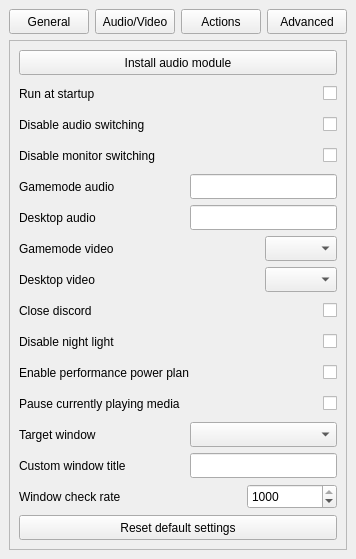
<?xml version="1.0" encoding="UTF-8"?>
<ui version="4.0">
 <class>Configurator</class>
 <widget class="QMainWindow" name="Configurator">
  <property name="geometry">
   <rect>
    <x>0</x>
    <y>0</y>
    <width>356</width>
    <height>559</height>
   </rect>
  </property>
  <property name="sizePolicy">
   <sizepolicy hsizetype="Preferred" vsizetype="Preferred">
    <horstretch>0</horstretch>
    <verstretch>0</verstretch>
   </sizepolicy>
  </property>
  <property name="minimumSize">
   <size>
    <width>0</width>
    <height>0</height>
   </size>
  </property>
  <property name="windowTitle">
   <string>BigPictureTV - Settings</string>
  </property>
  <widget class="QWidget" name="centralwidget">
   <layout class="QGridLayout" name="gridLayout_2" columnstretch="0,0,0,0">
    <property name="spacing">
     <number>6</number>
    </property>
    <item row="0" column="2">
     <widget class="QPushButton" name="actionsButton">
      <property name="minimumSize">
       <size>
        <width>0</width>
        <height>25</height>
       </size>
      </property>
      <property name="text">
       <string>Actions</string>
      </property>
      <property name="checkable">
       <bool>false</bool>
      </property>
     </widget>
    </item>
    <item row="0" column="0">
     <widget class="QPushButton" name="generalButton">
      <property name="minimumSize">
       <size>
        <width>0</width>
        <height>25</height>
       </size>
      </property>
      <property name="text">
       <string>General</string>
      </property>
      <property name="checkable">
       <bool>false</bool>
      </property>
      <property name="checked">
       <bool>false</bool>
      </property>
     </widget>
    </item>
    <item row="0" column="1">
     <widget class="QPushButton" name="avButton">
      <property name="minimumSize">
       <size>
        <width>0</width>
        <height>25</height>
       </size>
      </property>
      <property name="text">
       <string>Audio/Video</string>
      </property>
      <property name="checkable">
       <bool>false</bool>
      </property>
     </widget>
    </item>
    <item row="0" column="3">
     <widget class="QPushButton" name="advancedButton">
      <property name="minimumSize">
       <size>
        <width>0</width>
        <height>25</height>
       </size>
      </property>
      <property name="text">
       <string>Advanced</string>
      </property>
      <property name="checkable">
       <bool>false</bool>
      </property>
     </widget>
    </item>
    <item row="1" column="0" colspan="4">
     <widget class="QFrame" name="frame">
      <property name="frameShape">
       <enum>QFrame::Shape::StyledPanel</enum>
      </property>
      <property name="frameShadow">
       <enum>QFrame::Shadow::Raised</enum>
      </property>
      <layout class="QGridLayout" name="gridLayout">
       <property name="sizeConstraint">
        <enum>QLayout::SizeConstraint::SetMinimumSize</enum>
       </property>
       <item row="2" column="0">
        <widget class="QFrame" name="actionsFrame">
         <property name="frameShape">
          <enum>QFrame::Shape::NoFrame</enum>
         </property>
         <property name="frameShadow">
          <enum>QFrame::Shadow::Raised</enum>
         </property>
         <layout class="QGridLayout" name="gridLayout_10">
          <property name="leftMargin">
           <number>0</number>
          </property>
          <property name="topMargin">
           <number>0</number>
          </property>
          <property name="rightMargin">
           <number>0</number>
          </property>
          <property name="bottomMargin">
           <number>0</number>
          </property>
          <property name="spacing">
           <number>6</number>
          </property>
          <item row="1" column="0">
           <widget class="QLabel" name="disableNightLightLabel">
            <property name="minimumSize">
             <size>
              <width>0</width>
              <height>25</height>
             </size>
            </property>
            <property name="toolTip">
             <string>Will revert to previous night light state</string>
            </property>
            <property name="text">
             <string>Disable night light</string>
            </property>
           </widget>
          </item>
          <item row="3" column="1">
           <widget class="QCheckBox" name="pauseMediaAction">
            <property name="minimumSize">
             <size>
              <width>0</width>
              <height>25</height>
             </size>
            </property>
            <property name="layoutDirection">
             <enum>Qt::LayoutDirection::RightToLeft</enum>
            </property>
            <property name="text">
             <string/>
            </property>
           </widget>
          </item>
          <item row="2" column="0">
           <widget class="QLabel" name="gamemodePowerPlanLabel">
            <property name="minimumSize">
             <size>
              <width>0</width>
              <height>25</height>
             </size>
            </property>
            <property name="toolTip">
             <string>Will revert to previously set power plan</string>
            </property>
            <property name="text">
             <string>Enable performance power plan</string>
            </property>
           </widget>
          </item>
          <item row="3" column="0">
           <widget class="QLabel" name="label_4">
            <property name="minimumSize">
             <size>
              <width>0</width>
              <height>25</height>
             </size>
            </property>
            <property name="text">
             <string>Pause currently playing media</string>
            </property>
           </widget>
          </item>
          <item row="2" column="1">
           <widget class="QCheckBox" name="enablePerformancePowerPlan">
            <property name="minimumSize">
             <size>
              <width>0</width>
              <height>25</height>
             </size>
            </property>
            <property name="layoutDirection">
             <enum>Qt::LayoutDirection::RightToLeft</enum>
            </property>
            <property name="text">
             <string/>
            </property>
           </widget>
          </item>
          <item row="0" column="0">
           <widget class="QLabel" name="CloseDiscordLabel">
            <property name="minimumSize">
             <size>
              <width>0</width>
              <height>25</height>
             </size>
            </property>
            <property name="toolTip">
             <string>Will reopen discord in desktop mode</string>
            </property>
            <property name="text">
             <string>Close discord</string>
            </property>
           </widget>
          </item>
          <item row="1" column="1">
           <widget class="QCheckBox" name="disableNightLightCheckBox">
            <property name="minimumSize">
             <size>
              <width>0</width>
              <height>25</height>
             </size>
            </property>
            <property name="layoutDirection">
             <enum>Qt::LayoutDirection::RightToLeft</enum>
            </property>
            <property name="text">
             <string/>
            </property>
           </widget>
          </item>
          <item row="0" column="1">
           <widget class="QCheckBox" name="closeDiscordCheckBox">
            <property name="minimumSize">
             <size>
              <width>0</width>
              <height>25</height>
             </size>
            </property>
            <property name="layoutDirection">
             <enum>Qt::LayoutDirection::RightToLeft</enum>
            </property>
            <property name="text">
             <string/>
            </property>
           </widget>
          </item>
         </layout>
        </widget>
       </item>
       <item row="3" column="0">
        <widget class="QFrame" name="advancedFrame">
         <property name="frameShape">
          <enum>QFrame::Shape::NoFrame</enum>
         </property>
         <property name="frameShadow">
          <enum>QFrame::Shadow::Raised</enum>
         </property>
         <layout class="QGridLayout" name="gridLayout_11">
          <property name="leftMargin">
           <number>0</number>
          </property>
          <property name="topMargin">
           <number>0</number>
          </property>
          <property name="rightMargin">
           <number>0</number>
          </property>
          <property name="bottomMargin">
           <number>0</number>
          </property>
          <property name="spacing">
           <number>6</number>
          </property>
          <item row="2" column="3">
           <widget class="QSpinBox" name="checkrateSpinBox">
            <property name="minimumSize">
             <size>
              <width>90</width>
              <height>25</height>
             </size>
            </property>
            <property name="frame">
             <bool>true</bool>
            </property>
            <property name="minimum">
             <number>100</number>
            </property>
            <property name="maximum">
             <number>1000</number>
            </property>
            <property name="singleStep">
             <number>100</number>
            </property>
            <property name="value">
             <number>1000</number>
            </property>
           </widget>
          </item>
          <item row="3" column="0" colspan="4">
           <widget class="QPushButton" name="resetSettingsButton">
            <property name="minimumSize">
             <size>
              <width>0</width>
              <height>25</height>
             </size>
            </property>
            <property name="text">
             <string>Reset default settings</string>
            </property>
           </widget>
          </item>
          <item row="0" column="2" colspan="2">
           <widget class="QComboBox" name="targetWindowComboBox">
            <property name="minimumSize">
             <size>
              <width>0</width>
              <height>25</height>
             </size>
            </property>
           </widget>
          </item>
          <item row="2" column="0">
           <widget class="QLabel" name="checkrateLabel">
            <property name="minimumSize">
             <size>
              <width>0</width>
              <height>25</height>
             </size>
            </property>
            <property name="text">
             <string>Window check rate</string>
            </property>
           </widget>
          </item>
          <item row="0" column="0">
           <widget class="QLabel" name="targetWindowLabel">
            <property name="minimumSize">
             <size>
              <width>0</width>
              <height>25</height>
             </size>
            </property>
            <property name="text">
             <string>Target window</string>
            </property>
           </widget>
          </item>
          <item row="1" column="0">
           <widget class="QLabel" name="customWindowLabel">
            <property name="minimumSize">
             <size>
              <width>0</width>
              <height>25</height>
             </size>
            </property>
            <property name="text">
             <string>Custom window title</string>
            </property>
           </widget>
          </item>
          <item row="2" column="2">
           <spacer name="horizontalSpacer">
            <property name="minimumSize">
             <size>
              <width>0</width>
              <height>25</height>
             </size>
            </property>
            <property name="orientation">
             <enum>Qt::Orientation::Horizontal</enum>
            </property>
            <property name="sizeHint" stdset="0">
             <size>
              <width>40</width>
              <height>20</height>
             </size>
            </property>
           </spacer>
          </item>
          <item row="1" column="2" colspan="2">
           <widget class="QLineEdit" name="customWindowLineEdit">
            <property name="minimumSize">
             <size>
              <width>0</width>
              <height>25</height>
             </size>
            </property>
           </widget>
          </item>
          <item row="0" column="1">
           <spacer name="horizontalSpacer_4">
            <property name="orientation">
             <enum>Qt::Orientation::Horizontal</enum>
            </property>
            <property name="sizeHint" stdset="0">
             <size>
              <width>40</width>
              <height>20</height>
             </size>
            </property>
           </spacer>
          </item>
         </layout>
        </widget>
       </item>
       <item row="0" column="0">
        <widget class="QFrame" name="generalFrame">
         <property name="frameShape">
          <enum>QFrame::Shape::NoFrame</enum>
         </property>
         <property name="frameShadow">
          <enum>QFrame::Shadow::Raised</enum>
         </property>
         <layout class="QGridLayout" name="gridLayout_6">
          <property name="leftMargin">
           <number>0</number>
          </property>
          <property name="topMargin">
           <number>0</number>
          </property>
          <property name="rightMargin">
           <number>0</number>
          </property>
          <property name="bottomMargin">
           <number>0</number>
          </property>
          <property name="spacing">
           <number>6</number>
          </property>
          <item row="0" column="0" colspan="2">
           <widget class="QPushButton" name="installAudioButton">
            <property name="minimumSize">
             <size>
              <width>0</width>
              <height>25</height>
             </size>
            </property>
            <property name="text">
             <string>Install audio module</string>
            </property>
           </widget>
          </item>
          <item row="1" column="0">
           <widget class="QLabel" name="startupLabel">
            <property name="minimumSize">
             <size>
              <width>0</width>
              <height>25</height>
             </size>
            </property>
            <property name="text">
             <string>Run at startup</string>
            </property>
           </widget>
          </item>
          <item row="1" column="1">
           <widget class="QCheckBox" name="startupCheckBox">
            <property name="minimumSize">
             <size>
              <width>0</width>
              <height>25</height>
             </size>
            </property>
            <property name="layoutDirection">
             <enum>Qt::LayoutDirection::RightToLeft</enum>
            </property>
            <property name="text">
             <string/>
            </property>
           </widget>
          </item>
          <item row="2" column="0">
           <widget class="QLabel" name="disableAudioLabel">
            <property name="minimumSize">
             <size>
              <width>0</width>
              <height>25</height>
             </size>
            </property>
            <property name="text">
             <string>Disable audio switching</string>
            </property>
           </widget>
          </item>
          <item row="2" column="1">
           <widget class="QCheckBox" name="disableAudioCheckBox">
            <property name="minimumSize">
             <size>
              <width>0</width>
              <height>25</height>
             </size>
            </property>
            <property name="layoutDirection">
             <enum>Qt::LayoutDirection::RightToLeft</enum>
            </property>
            <property name="text">
             <string/>
            </property>
           </widget>
          </item>
          <item row="3" column="0">
           <widget class="QLabel" name="disableMonitorLabel">
            <property name="minimumSize">
             <size>
              <width>0</width>
              <height>25</height>
             </size>
            </property>
            <property name="text">
             <string>Disable monitor switching</string>
            </property>
           </widget>
          </item>
          <item row="3" column="1">
           <widget class="QCheckBox" name="disableMonitorCheckBox">
            <property name="minimumSize">
             <size>
              <width>0</width>
              <height>25</height>
             </size>
            </property>
            <property name="layoutDirection">
             <enum>Qt::LayoutDirection::RightToLeft</enum>
            </property>
            <property name="text">
             <string/>
            </property>
           </widget>
          </item>
         </layout>
        </widget>
       </item>
       <item row="1" column="0">
        <widget class="QFrame" name="avFrame">
         <property name="frameShape">
          <enum>QFrame::Shape::NoFrame</enum>
         </property>
         <property name="frameShadow">
          <enum>QFrame::Shadow::Raised</enum>
         </property>
         <layout class="QGridLayout" name="gridLayout_8">
          <property name="leftMargin">
           <number>0</number>
          </property>
          <property name="topMargin">
           <number>0</number>
          </property>
          <property name="rightMargin">
           <number>0</number>
          </property>
          <property name="bottomMargin">
           <number>0</number>
          </property>
          <property name="spacing">
           <number>6</number>
          </property>
          <item row="3" column="3">
           <widget class="QComboBox" name="desktopMonitorComboBox">
            <property name="minimumSize">
             <size>
              <width>0</width>
              <height>25</height>
             </size>
            </property>
           </widget>
          </item>
          <item row="0" column="0">
           <widget class="QLabel" name="gamemodeAudioLabel">
            <property name="minimumSize">
             <size>
              <width>0</width>
              <height>25</height>
             </size>
            </property>
            <property name="text">
             <string>Gamemode audio</string>
            </property>
           </widget>
          </item>
          <item row="2" column="3">
           <widget class="QComboBox" name="gamemodeMonitorComboBox">
            <property name="minimumSize">
             <size>
              <width>0</width>
              <height>25</height>
             </size>
            </property>
            <property name="sizeAdjustPolicy">
             <enum>QComboBox::SizeAdjustPolicy::AdjustToContents</enum>
            </property>
           </widget>
          </item>
          <item row="2" column="2">
           <spacer name="horizontalSpacer_2">
            <property name="minimumSize">
             <size>
              <width>0</width>
              <height>25</height>
             </size>
            </property>
            <property name="orientation">
             <enum>Qt::Orientation::Horizontal</enum>
            </property>
            <property name="sizeHint" stdset="0">
             <size>
              <width>40</width>
              <height>20</height>
             </size>
            </property>
           </spacer>
          </item>
          <item row="3" column="0">
           <widget class="QLabel" name="desktopMonitorLabel">
            <property name="minimumSize">
             <size>
              <width>0</width>
              <height>25</height>
             </size>
            </property>
            <property name="text">
             <string>Desktop video</string>
            </property>
           </widget>
          </item>
          <item row="1" column="0">
           <widget class="QLabel" name="desktopAudioLabel">
            <property name="minimumSize">
             <size>
              <width>0</width>
              <height>25</height>
             </size>
            </property>
            <property name="text">
             <string>Desktop audio</string>
            </property>
           </widget>
          </item>
          <item row="1" column="2" colspan="2">
           <widget class="QLineEdit" name="desktopAudioLineEdit">
            <property name="sizePolicy">
             <sizepolicy hsizetype="Preferred" vsizetype="Fixed">
              <horstretch>0</horstretch>
              <verstretch>0</verstretch>
             </sizepolicy>
            </property>
            <property name="minimumSize">
             <size>
              <width>0</width>
              <height>25</height>
             </size>
            </property>
            <property name="autoFillBackground">
             <bool>false</bool>
            </property>
            <property name="frame">
             <bool>true</bool>
            </property>
           </widget>
          </item>
          <item row="0" column="2" colspan="2">
           <widget class="QLineEdit" name="gamemodeAudioLineEdit">
            <property name="sizePolicy">
             <sizepolicy hsizetype="Preferred" vsizetype="Fixed">
              <horstretch>0</horstretch>
              <verstretch>0</verstretch>
             </sizepolicy>
            </property>
            <property name="minimumSize">
             <size>
              <width>0</width>
              <height>25</height>
             </size>
            </property>
            <property name="autoFillBackground">
             <bool>false</bool>
            </property>
            <property name="frame">
             <bool>true</bool>
            </property>
           </widget>
          </item>
          <item row="2" column="0">
           <widget class="QLabel" name="gamemodeMonitorLabel">
            <property name="minimumSize">
             <size>
              <width>0</width>
              <height>25</height>
             </size>
            </property>
            <property name="text">
             <string>Gamemode video</string>
            </property>
           </widget>
          </item>
          <item row="0" column="1">
           <spacer name="horizontalSpacer_3">
            <property name="orientation">
             <enum>Qt::Orientation::Horizontal</enum>
            </property>
            <property name="sizeHint" stdset="0">
             <size>
              <width>40</width>
              <height>20</height>
             </size>
            </property>
           </spacer>
          </item>
         </layout>
        </widget>
       </item>
      </layout>
     </widget>
    </item>
   </layout>
  </widget>
 </widget>
 <resources/>
 <connections/>
</ui>
